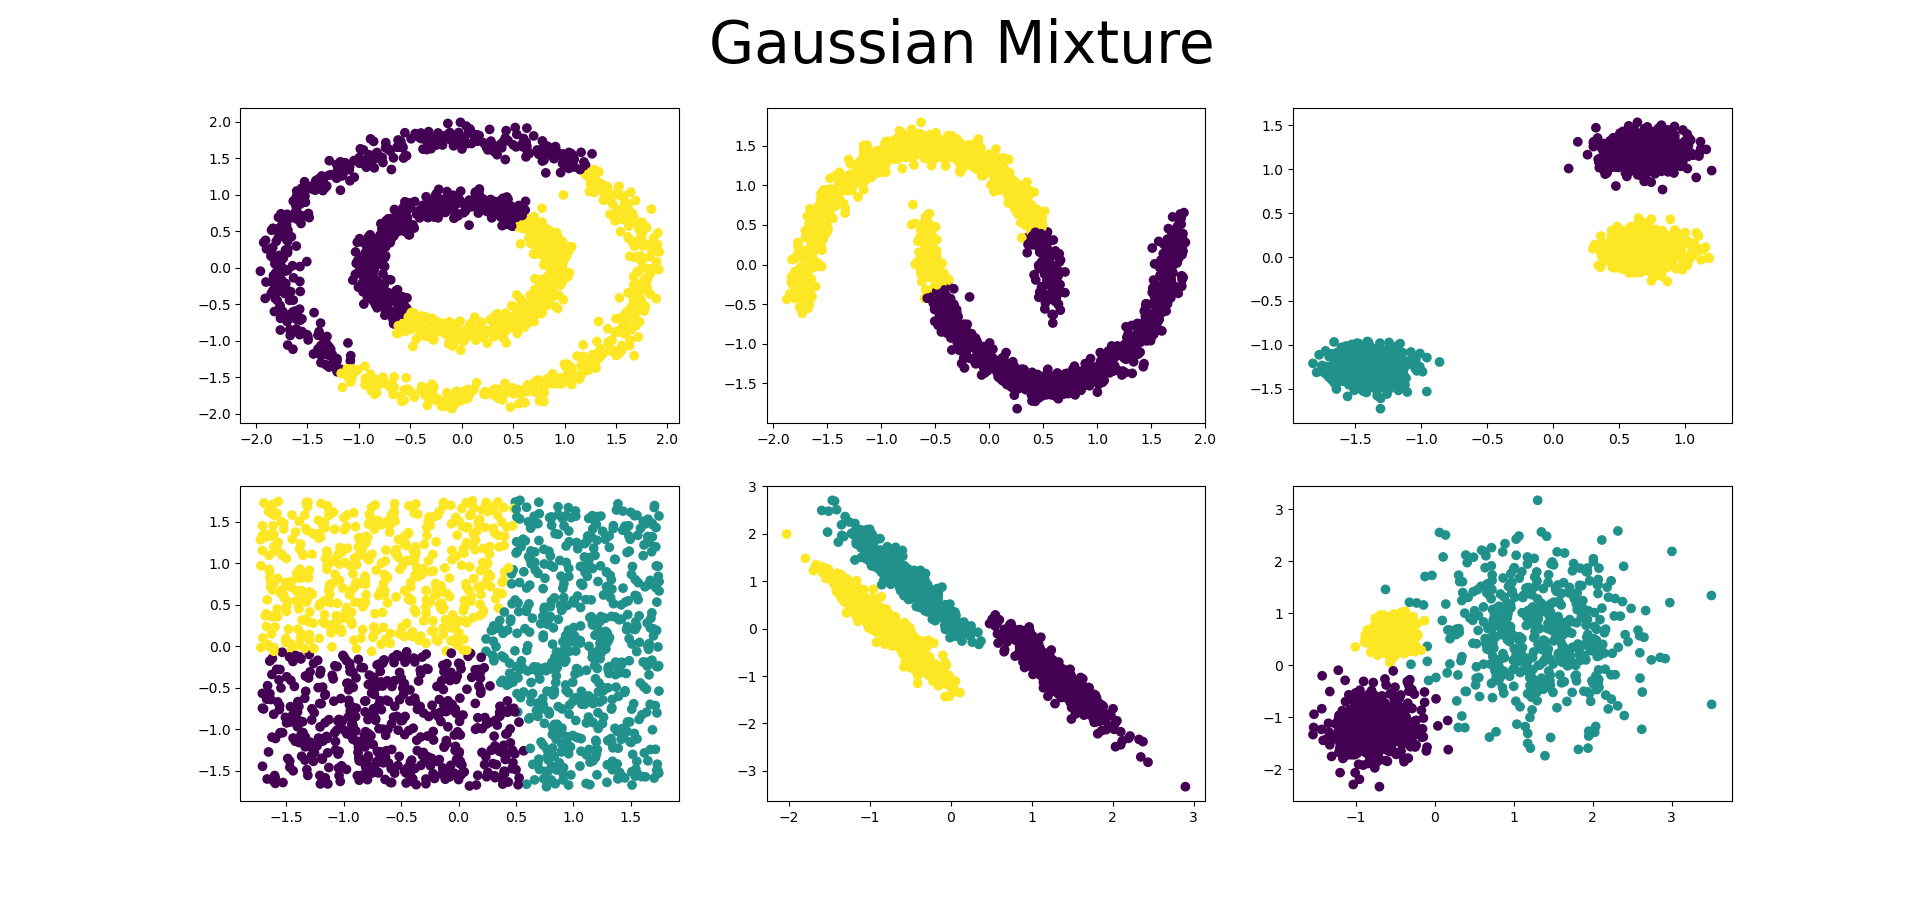

Write the Python code that produced this figure.
#%matplotlib auto
import numpy as np
import matplotlib.pyplot as plt
from sklearn import cluster, datasets, mixture, metrics
from sklearn.preprocessing import StandardScaler

#----------------------------Crear dataset ejemplo---------------------------

np.random.seed(0)
n_samples = 1500
X = 6* [None]

#Circulos concentricos
Xtemp, _ = datasets.make_circles(n_samples = n_samples, factor=.5, noise=0.05)
X[0]  = StandardScaler().fit_transform(Xtemp)

# Lunas
Xtemp, _ = datasets.make_moons(n_samples = n_samples, noise=0.05)
X[1]  = StandardScaler().fit_transform(Xtemp)

# Blobs
Xtemp, _ = datasets.make_blobs(n_samples = n_samples, random_state=8)
X[2]  = StandardScaler().fit_transform(Xtemp)

# Plano sin agrupaciones
Xtemp = np.random.rand(n_samples,2)
X[3]  = StandardScaler().fit_transform(Xtemp)

# Blobs con deformacion anisotróipica
Xtemp, _ = datasets.make_blobs(n_samples = n_samples, random_state=170)
Xtemp = np.dot(Xtemp,[[0.6,-0.6],[-0.4,0.8]])
X[4]  = StandardScaler().fit_transform(Xtemp)

# Blobs con diferentes varianzas
Xtemp, _ = datasets.make_blobs(n_samples = n_samples, random_state=40,
                               cluster_std=[1.0,2.5,0.5])
X[5]  = StandardScaler().fit_transform(Xtemp)

n_clusters = [2,2,3,3,3,3]

#----------------------------------------------------------------------------

##Tecnicas de agrupación
#Guardar como lista vacia
y=[]
for c, x in zip(n_clusters, X):
    model = mixture.GaussianMixture(n_components=c, covariance_type='full')
    model.fit(x)
    if hasattr(model, 'labels_'):
        y.append(model.labels_.astype(np.int))
    else:y.append(model.predict(x))
        
##Dibujar
plt.figure(figsize= (27,9))
#Spectral ejemvalores de una matriz o los espectros de una matriz
plt.suptitle('Gaussian Mixture', fontsize=42)
for i in range(6):
    ax = plt.subplot(2,3,i+1)
    ax.scatter(X[i][:,0],X[i][:,1], c = y[i])
